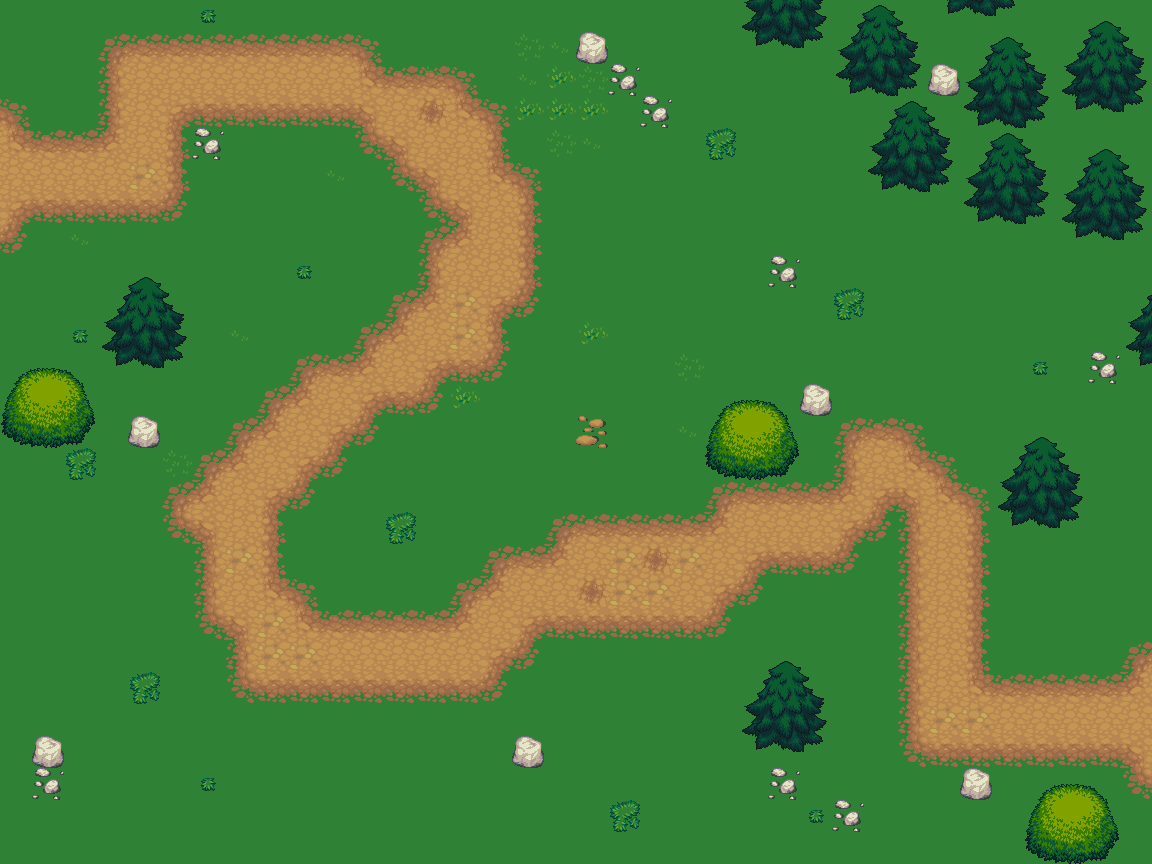

Below is a game level as drawn by its tile map, then a one-line description and the .tmx that defines it (tile-layer data replaced by summaries):
An orthogonal 36x27 tile map with 32x32 px tiles, 2 tile layers (ground-1, ground-2), 4 tilesets and 4 objects (3x start, end).

<map version="1.10" tiledversion="1.11.0" orientation="orthogonal" renderorder="right-down" width="36" height="27" tilewidth="32" tileheight="32" infinite="0" nextlayerid="8" nextobjectid="8">
 <tileset firstgid="1" source="grass.tsx" />
 <tileset firstgid="19" source="rock.tsx" />
 <tileset firstgid="21" name="dirt" tilewidth="32" tileheight="32" tilecount="18" columns="3">
  <properties>
   <property name="can_build" type="bool" value="false" />
   <property name="can_walk" type="bool" value="false" />
  </properties>
  <image source="dirt.png" width="96" height="192" />
  <tile id="1">
   <properties>
    <property name="can_build" type="bool" value="false" />
    <property name="can_walk" type="bool" value="true" />
   </properties>
  </tile>
  <tile id="2">
   <properties>
    <property name="can_build" type="bool" value="false" />
    <property name="can_walk" type="bool" value="true" />
   </properties>
  </tile>
  <tile id="4">
   <properties>
    <property name="can_build" type="bool" value="false" />
    <property name="can_walk" type="bool" value="true" />
   </properties>
  </tile>
  <tile id="5">
   <properties>
    <property name="can_build" type="bool" value="false" />
    <property name="can_walk" type="bool" value="true" />
   </properties>
  </tile>
  <tile id="6">
   <properties>
    <property name="can_build" type="bool" value="false" />
    <property name="can_walk" type="bool" value="false" />
   </properties>
  </tile>
  <tile id="7">
   <properties>
    <property name="can_build" type="bool" value="false" />
    <property name="can_walk" type="bool" value="false" />
   </properties>
  </tile>
  <tile id="8">
   <properties>
    <property name="can_build" type="bool" value="false" />
    <property name="can_walk" type="bool" value="false" />
   </properties>
  </tile>
  <tile id="9">
   <properties>
    <property name="can_build" type="bool" value="false" />
    <property name="can_walk" type="bool" value="false" />
   </properties>
  </tile>
  <tile id="10">
   <properties>
    <property name="can_build" type="bool" value="false" />
    <property name="can_walk" type="bool" value="true" />
   </properties>
  </tile>
  <tile id="11">
   <properties>
    <property name="can_build" type="bool" value="false" />
    <property name="can_walk" type="bool" value="false" />
   </properties>
  </tile>
  <tile id="12">
   <properties>
    <property name="can_build" type="bool" value="false" />
    <property name="can_walk" type="bool" value="false" />
   </properties>
  </tile>
  <tile id="13">
   <properties>
    <property name="can_build" type="bool" value="false" />
    <property name="can_walk" type="bool" value="false" />
   </properties>
  </tile>
  <tile id="14">
   <properties>
    <property name="can_build" type="bool" value="false" />
    <property name="can_walk" type="bool" value="false" />
   </properties>
  </tile>
  <tile id="15">
   <properties>
    <property name="can_build" type="bool" value="false" />
    <property name="can_walk" type="bool" value="true" />
   </properties>
  </tile>
  <tile id="16">
   <properties>
    <property name="can_build" type="bool" value="false" />
    <property name="can_walk" type="bool" value="true" />
   </properties>
  </tile>
  <tile id="17">
   <properties>
    <property name="can_build" type="bool" value="false" />
    <property name="can_walk" type="bool" value="true" />
   </properties>
  </tile>
 </tileset>
 <tileset firstgid="39" source="treetop.tsx" />
 <layer id="6" name="ground-1" width="36" height="27">
  <data>[972 cells, 972 non-empty, 4 distinct tile ids]</data>
 </layer>
 <layer id="7" name="ground-2" width="36" height="27">
  <data>[972 cells, 418 non-empty, 51 distinct tile ids]</data>
 </layer>
 <objectgroup id="3" name="waypoints">
  <object id="1" name="start" x="14.9708" y="177.985">
   <point />
  </object>
  <object id="3" name="start" x="15.8025" y="207.927">
   <point />
  </object>
  <object id="4" name="start" x="16.6342" y="146.381">
   <point />
  </object>
  <object id="7" name="end" x="1136.87" y="723.489">
   <point />
  </object>
 </objectgroup>
</map>
